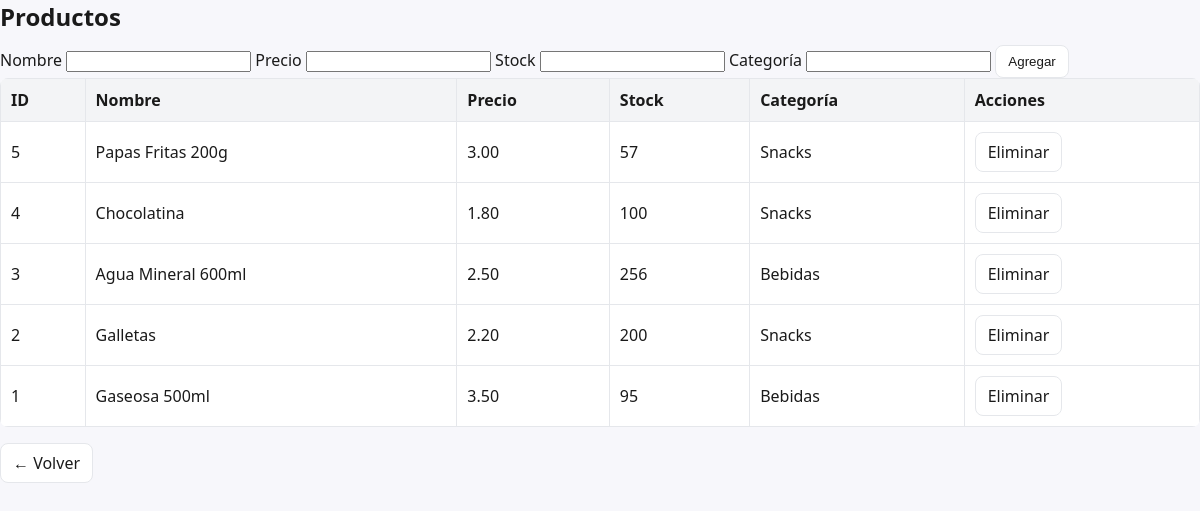
/index.php?r=product/index (signed in), run on the app's committed database.
### tables this page shows
CREATE TABLE producto (
  idproducto  INT AUTO_INCREMENT PRIMARY KEY,
  nombre      VARCHAR(100) NOT NULL,
  descripcion TEXT,
  precio      DECIMAL(10,2) NOT NULL,
  stock       INT NOT NULL DEFAULT 0,
  idcategoria INT,
  CONSTRAINT fk_producto_categoria
    FOREIGN KEY (idcategoria) REFERENCES categoria(idcategoria)
    ON DELETE SET NULL ON UPDATE CASCADE,
  CONSTRAINT chk_stock CHECK (stock >= 0)
);

### app/controllers/ProductController.php (called while the page is built, shortened)
<?php
require_once __DIR__.'/../lib/session.php';require_once __DIR__.'/../lib/auth.php';require_once __DIR__.'/../lib/db.php';require_once __DIR__.'/../lib/util.php';
function product_index(){require_login();$pdo=DB::pdo();$rows=$pdo->query('SELECT p.idproducto,p.nombre,p.precio,p.stock,COALESCE(c.nombre,"") AS categoria FROM producto p LEFT JOIN categoria c ON p.idcategoria=c.idcategoria ORDER BY p.idproducto DESC')->fetchAll();include __DIR__.'/../views/product_index.php';}

### app/lib/util.php (called while the page is built)
<?php
if (!function_exists('h')) {
    function h($s) {
        return htmlspecialchars((string)$s, ENT_QUOTES, 'UTF-8');
    }
}

### app/views/product_index.php (the view)
<!doctype html><html><head><meta charset='utf-8'><title>Productos</title><link rel='stylesheet' href='assets/styles.css'></head><body><h2>Productos</h2><form method='post' action='index.php?r=product/save'><label>Nombre <input name='nombre' required></label> <label>Precio <input name='precio' type='number' step='0.01' required></label> <label>Stock <input name='stock' type='number' required></label> <label>Categoría <input name='categoria'></label> <button class='btn'>Agregar</button></form><?php if(!empty($error)):?><p class='err'><?=h($error)?></p><?php endif;?><table><tr><th>ID</th><th>Nombre</th><th>Precio</th><th>Stock</th><th>Categoría</th><th>Acciones</th></tr><?php foreach($rows as $r):?><tr><td><?=h($r['idproducto'])?></td><td><?=h($r['nombre'])?></td><td><?=h($r['precio'])?></td><td><?=h($r['stock'])?></td><td><?=h($r['categoria'])?></td><td><a class='btn' href='index.php?r=product/delete&id=<?=$r['idproducto']?>'>Eliminar</a></td></tr><?php endforeach;?></table><p><a class='btn' href='index.php?r=home'>← Volver</a></p></body></html>

### public/assets/styles.css (style rules this page uses)
:root { --bg:#f7f7fb; --card:#fff; --ink:#1a1a1a; --muted:#6b7280; --line:#e5e7eb; --primary:#2563eb; }
* { box-sizing:border-box }
body { font-family:system-ui,Segoe UI,Arial,sans-serif;margin:0;background:var(--bg);color:var(--ink) }
h1,h2,h3 { margin:0 0 12px }
table { border-collapse:collapse;width:100%;background:#fff;border-radius:8px;overflow:hidden }
th,td { border:1px solid var(--line);padding:10px }
th { background:#f3f4f6;text-align:left }
.btn { display:inline-block;padding:8px 12px;border:1px solid var(--line);background:#fff;border-radius:8px;text-decoration:none;color:var(--ink);transition:.15s }

### data on the page
producto: idproducto "5", nombre "Papas Fritas 200g", precio "3.00", stock "57", categoria "Snacks"
producto: idproducto "4", nombre "Chocolatina", precio "1.80", stock "100", categoria "Snacks"
producto: idproducto "3", nombre "Agua Mineral 600ml", precio "2.50", stock "256", categoria "Bebidas"
producto: idproducto "2", nombre "Galletas", precio "2.20", stock "200", categoria "Snacks"
producto: idproducto "1", nombre "Gaseosa 500ml", precio "3.50", stock "95", categoria "Bebidas"
